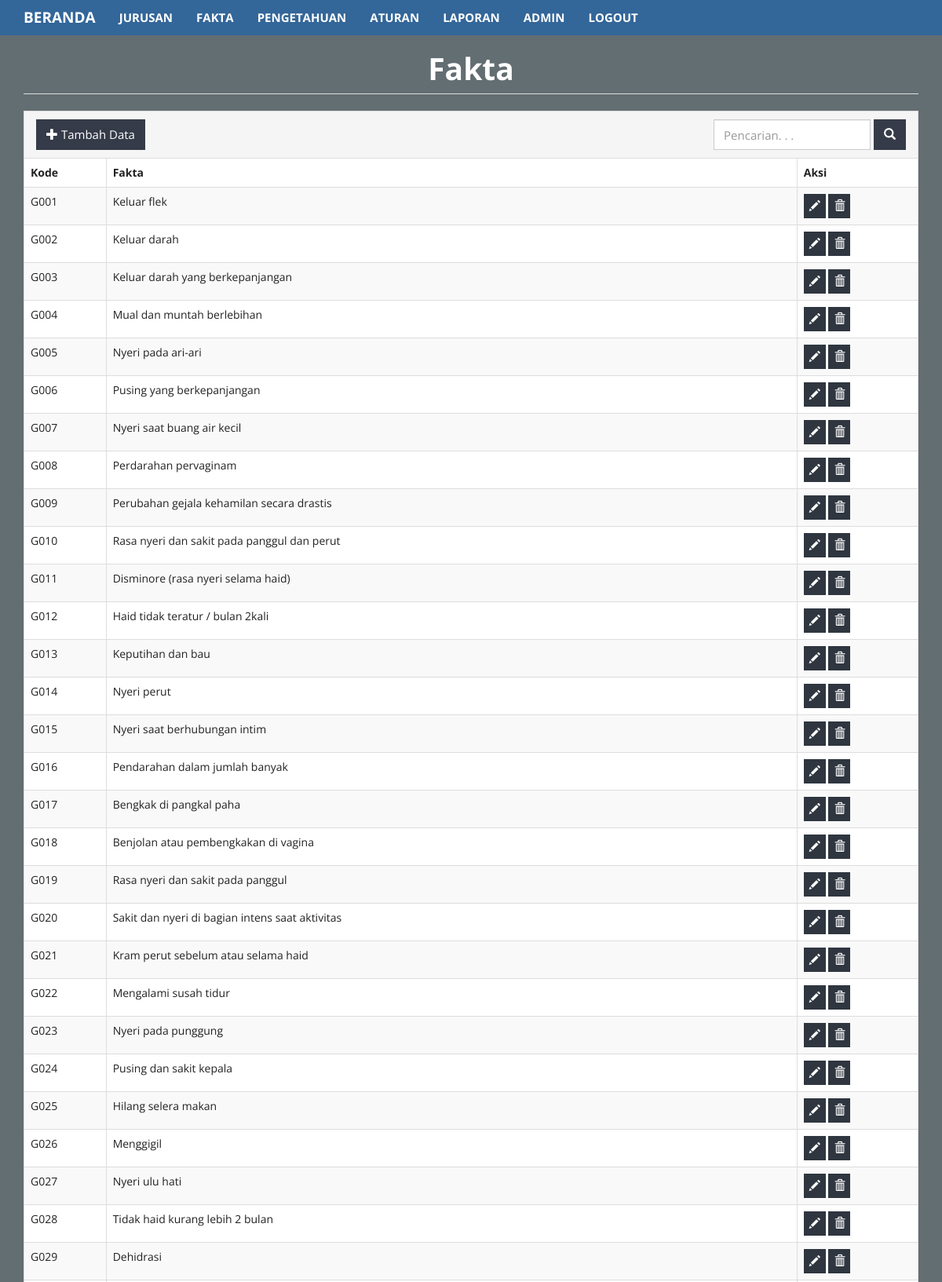
Screenshot of /index.php?m=gejala (signed in, upper part) with the database file from the repository.
### tables this page shows
CREATE TABLE `tb_gejala` (
  `kode_gejala` varchar(16) NOT NULL,
  `nama_gejala` varchar(255) DEFAULT NULL,
  `keterangan` text DEFAULT NULL
);

### functions.php (called while the page is built, shortened)
<?php
require_once "parser-php-version.php";
$config["server"] = 'localhost';
$config["username"] = 'root';
$config["password"] = '';
$config["database_name"] = 'spforward1';
include 'includes/db.php';
$db = new DB($config['server'], $config['username'], $config['password'], $config['database_name']);
include 'includes/general.php';

### includes/general.php (called while the page is built, shortened)
<?php
function esc_field($str)
{
    if (@!get_magic_quotes_gpc())
        return addslashes($str);
    else
        return $str;
}

### includes/db.php (called while the page is built, shortened)
<?php
class DB
{
    var $conn = null;
    public function __construct($host, $username, $passwd, $dbname)
    {
        $this->conn = mysqli_connect($host, $username, $passwd, $dbname);
    }
    public function query($sql)
    {
        $query = mysqli_query($this->conn, $sql) or die('<pre>Error mysqli_query: ' . mysqli_error($this->conn) . '<br />' . $sql . '</pre>');
        return $query;
    }
    public function get_results($sql)
    {
        $query = $this->query($sql);
        $arr = array();
        while ($row = mysqli_fetch_object($query)) {
            $arr[] = $row;
        }
        return $arr;
    }
}

### gejala.php (the view, shortened to what this page needs)
<body class="latar">
    <div class="page-header">
        <h1 style="color: #fff;" align="center"><b>Fakta</b></h1>
    </div>
    <div class="panel panel-default">
        <div class="panel-heading" align="right">
            <form class="form-inline">
                <div class="form-group">
                    <input class="form-control" type="text" placeholder="Pencarian. . ." name="q" value="<?= $_GET['q'] ?>" />
                </div>
                <div class="form-group">
                    <button class="btn tambah"><span class="glyphicon glyphicon-search"></span></button>
                </div>
                <span class="pull-left">
                    <div class="form-group">
                        <a class="btn tambah" href="?m=gejala_tambah"><span class="glyphicon glyphicon-plus"></span> Tambah Data</a>
                    </div>
                </span>
            </form>
        </div>
        <div class="table-responsive">
            <table class="table table-bordered table-hover table-striped">
                <thead>
                    <tr>
                        <th>Kode</th>
                        <th>Fakta</th>
                        <th>Aksi</th>
                    </tr>
                </thead>
                <?php
                $q = esc_field($_GET['q']);
                $rows = $db->get_results("SELECT * FROM tb_gejala
            WHERE kode_gejala LIKE '%$q%' OR nama_gejala LIKE '%$q%' OR keterangan LIKE '%$q%'
            ORDER BY kode_gejala");
                foreach ($rows as $row) : ?>
                    <tr>
                        <td><?= $row->kode_gejala ?></td>
                        <td><?= $row->nama_gejala ?></td>
                        <td class="nw">
                            <a class="btn btn-xs edit" href="?m=gejala_ubah&ID=<?= $row->kode_gejala ?>"><span class="glyphicon glyphicon-pencil"></span></a>
                            <a class="btn btn-xs edit" href="aksi.php?act=gejala_hapus&ID=<?= $row->kode_gejala ?>" onclick="return confirm('Hapus data?')"><span class="glyphicon glyphicon-trash"></span></a>
                        </td>
                    </tr>
                <?php endforeach; ?>
            </table>
        </div>
    </div>
</body>

### assets/css/general.css (style rules this page uses)
html { position: relative; min-height: 100%; }
body { margin-bottom: 70px; }
.nw { white-space: nowrap; }
.page-header { margin-top: 0; padding-bottom: 0; }
.page-header h1 { margin-top: 0; }

### index.php (style rules this page uses)
.tambah { background-color: #e67e22; color: #fff; }
.edit { background-color: #3498db; color: #fff; }
.latar { background-color: #636e72; }
.tambah { background-color: #353b48; }
.edit { background-color: #2f3640; }

### rows the page displays
tb_gejala: kode_gejala "G001", nama_gejala "Keluar flek"
tb_gejala: kode_gejala "G002", nama_gejala "Keluar darah"
tb_gejala: kode_gejala "G003", nama_gejala "Keluar darah yang berkepanjangan"
tb_gejala: kode_gejala "G004", nama_gejala "Mual dan muntah berlebihan"
tb_gejala: kode_gejala "G005", nama_gejala "Nyeri pada ari-ari"
tb_gejala: kode_gejala "G006", nama_gejala "Pusing yang berkepanjangan"
tb_gejala: kode_gejala "G007", nama_gejala "Nyeri saat buang air kecil"
tb_gejala: kode_gejala "G008", nama_gejala "Perdarahan pervaginam"
tb_gejala: kode_gejala "G009", nama_gejala "Perubahan gejala kehamilan secara drastis"
tb_gejala: kode_gejala "G010", nama_gejala "Rasa nyeri dan sakit pada panggul dan perut"
tb_gejala: kode_gejala "G011", nama_gejala "Disminore (rasa nyeri selama haid)"
tb_gejala: kode_gejala "G012", nama_gejala "Haid tidak teratur / bulan 2kali"
tb_gejala: kode_gejala "G013", nama_gejala "Keputihan dan bau"
tb_gejala: kode_gejala "G014", nama_gejala "Nyeri perut"
tb_gejala: kode_gejala "G015", nama_gejala "Nyeri saat berhubungan intim"
tb_gejala: kode_gejala "G016", nama_gejala "Pendarahan dalam jumlah banyak"
tb_gejala: kode_gejala "G017", nama_gejala "Bengkak di pangkal paha"
tb_gejala: kode_gejala "G018", nama_gejala "Benjolan atau pembengkakan di vagina"
tb_gejala: kode_gejala "G019", nama_gejala "Rasa nyeri dan sakit pada panggul"
tb_gejala: kode_gejala "G020", nama_gejala "Sakit dan nyeri di bagian intens saat aktivitas"
tb_gejala: kode_gejala "G021", nama_gejala "Kram perut sebelum atau selama haid"
tb_gejala: kode_gejala "G022", nama_gejala "Mengalami susah tidur"
tb_gejala: kode_gejala "G023", nama_gejala "Nyeri pada punggung"
tb_gejala: kode_gejala "G024", nama_gejala "Pusing dan sakit kepala"
tb_gejala: kode_gejala "G025", nama_gejala "Hilang selera makan"
tb_gejala: kode_gejala "G026", nama_gejala "Menggigil"
tb_gejala: kode_gejala "G027", nama_gejala "Nyeri ulu hati"
tb_gejala: kode_gejala "G028", nama_gejala "Tidak haid kurang lebih 2 bulan"
tb_gejala: kode_gejala "G029", nama_gejala "Dehidrasi"
